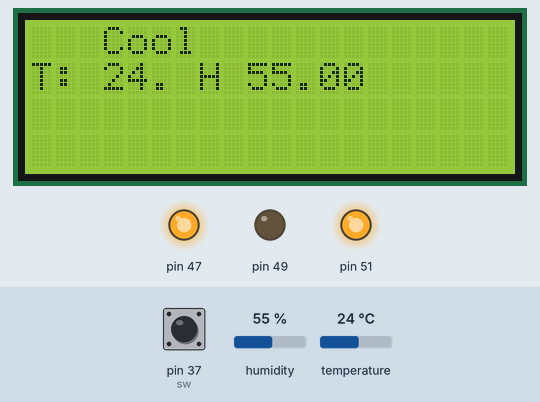
This sketch was run on a simulated Arduino Mega 2560, built with avr-gcc and run on an emulated ATmega2560. Parts: 20×4 character LCD, output pins drawn as LEDs (lit = HIGH). Inputs (shaded band) come from the test bench; at power-on: temperature 24 °C, humidity 55 %, pin 37 (sw) HIGH.

Above: at 1.2 s.
1.3 s: temperature set to 28 °C
At 2.1 s:
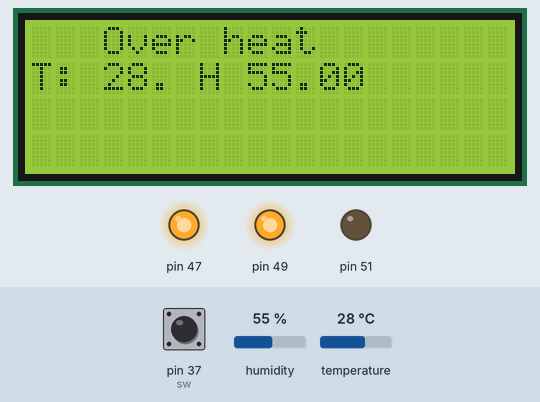
2.9 s: humidity set to 22 %
At 3.3 s:
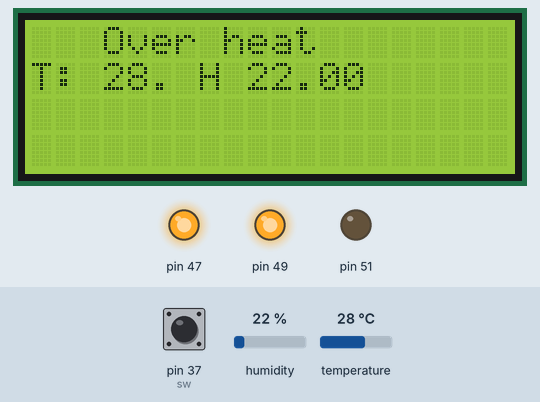
4.4 s: humidity set to 40 %
At 5.7 s:
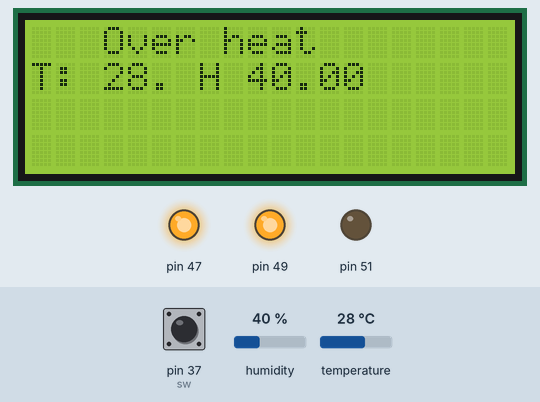
6.0 s: temperature set to 12 °C
At 6.9 s:
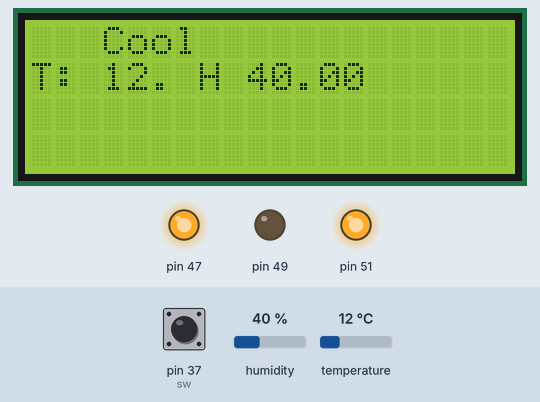
Timing chart, 0 to 8.5 s (numbered marks = the images above; inputs shaded):
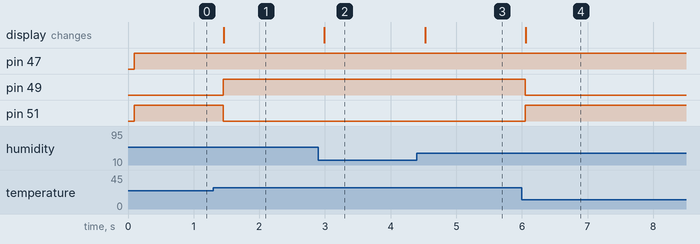

The sketch:

sketch.ino
```cpp
#include <LiquidCrystal_I2C.h>
#include <DHT22.h>

#define I2C_ADDR    0x27
#define LCD_COLUMNS 20
#define LCD_LINES   4
#define pinDATA     2

LiquidCrystal_I2C lcd(I2C_ADDR, LCD_COLUMNS, LCD_LINES);

DHT22 dht22sns(pinDATA);
float T_fix=25;
byte sw = 37;
void setup() {
  // put your setup code here, to run once:
  Serial.begin(9600);
lcd.init();
//lcd.begin();
lcd.backlight();
lcd.clear();
pinMode(51, OUTPUT);
pinMode(49, OUTPUT);
pinMode(47, OUTPUT);

pinMode(sw, INPUT_PULLUP);


}

void loop() {
  // put your main code here, to run repeatedly:
  if(digitalRead(sw)== LOW){

  }
  float temp = dht22sns.getTemperature();
  float h = dht22sns.getHumidity();
  lcd.clear();
lcd.setCursor(0,1);
lcd.print("T: ");

lcd.print(temp);

lcd.setCursor(6,1);
lcd.print(" H ");
lcd.print(h);

if(T_fix<temp){
  digitalWrite(51, LOW);
    digitalWrite(49,HIGH);
    digitalWrite(47,HIGH);
  lcd.setCursor(3,0);
  lcd.print("Over heat");
}
else if(T_fix> temp){

    digitalWrite(51, HIGH);
    digitalWrite(49,LOW);
    digitalWrite(47,HIGH);

   lcd.setCursor(3,0);
  lcd.print("Cool");
}

else{

    digitalWrite(51, HIGH);
    digitalWrite(49,HIGH);
    digitalWrite(47,LOW);

   lcd.setCursor(3,0);
  lcd.print("Temp OK");

}

delay(100);

}
```

Measured:
- after the input at 1.3 s, pin 49: LOW → HIGH after 0.15 s; pin 51: HIGH → LOW after 0.15 s; the display: changes after 0.16 s (image 1)
- after the input at 2.9 s, the display: changes after 0.09 s (image 2)
- after the input at 4.4 s, the display: changes after 0.13 s (image 3)
- after the input at 6.0 s, pin 49: HIGH → LOW after 0.05 s; pin 51: LOW → HIGH after 0.05 s; the display: changes after 0.06 s (image 4)
